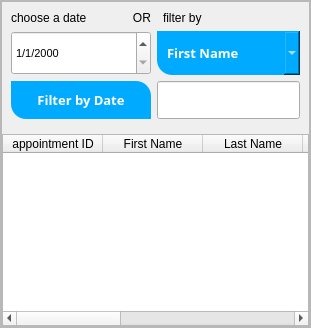
                          <widget class="QFrame" name="check_frame">
                           <property name="sizePolicy">
                            <sizepolicy hsizetype="Expanding" vsizetype="Expanding">
                             <horstretch>0</horstretch>
                             <verstretch>0</verstretch>
                            </sizepolicy>
                           </property>
                           <property name="maximumSize">
                            <size>
                             <width>16777215</width>
                             <height>16777215</height>
                            </size>
                           </property>
                           <property name="styleSheet">
                            <string notr="true"/>
                           </property>
                           <property name="frameShape">
                            <enum>QFrame::StyledPanel</enum>
                           </property>
                           <property name="frameShadow">
                            <enum>QFrame::Raised</enum>
                           </property>
                           <layout class="QVBoxLayout" name="verticalLayout_8">
                            <property name="leftMargin">
                             <number>0</number>
                            </property>
                            <property name="topMargin">
                             <number>0</number>
                            </property>
                            <property name="rightMargin">
                             <number>0</number>
                            </property>
                            <property name="bottomMargin">
                             <number>0</number>
                            </property>
                            <item>
                             <widget class="QFrame" name="frame_14">
                              <property name="sizePolicy">
                               <sizepolicy hsizetype="Expanding" vsizetype="Expanding">
                                <horstretch>0</horstretch>
                                <verstretch>0</verstretch>
                               </sizepolicy>
                              </property>
                              <property name="frameShape">
                               <enum>QFrame::StyledPanel</enum>
                              </property>
                              <property name="frameShadow">
                               <enum>QFrame::Raised</enum>
                              </property>
                              <layout class="QVBoxLayout" name="verticalLayout_2">
                               <property name="leftMargin">
                                <number>0</number>
                               </property>
                               <property name="topMargin">
                                <number>0</number>
                               </property>
                               <property name="rightMargin">
                                <number>0</number>
                               </property>
                               <property name="bottomMargin">
                                <number>0</number>
                               </property>
                               <item>
                                <widget class="QFrame" name="frame_2">
                                 <property name="maximumSize">
                                  <size>
                                   <width>16777215</width>
                                   <height>150</height>
                                  </size>
                                 </property>
                                 <property name="styleSheet">
                                  <string notr="true"/>
                                 </property>
                                 <property name="frameShape">
                                  <enum>QFrame::NoFrame</enum>
                                 </property>
                                 <property name="frameShadow">
                                  <enum>QFrame::Plain</enum>
                                 </property>
                                 <property name="lineWidth">
                                  <number>3</number>
                                 </property>
                                 <layout class="QGridLayout" name="gridLayout_4">
                                  <item row="0" column="0">
                                   <widget class="QLabel" name="label_2">
                                    <property name="minimumSize">
                                     <size>
                                      <width>0</width>
                                      <height>0</height>
                                     </size>
                                    </property>
                                    <property name="maximumSize">
                                     <size>
                                      <width>16777215</width>
                                      <height>30</height>
                                     </size>
                                    </property>
                                    <property name="font">
                                     <font/>
                                    </property>
                                    <property name="styleSheet">
                                     <string notr="true"/>
                                    </property>
                                    <property name="text">
                                     <string>choose a date              OR</string>
                                    </property>
                                   </widget>
                                  </item>
                                  <item row="0" column="2">
                                   <widget class="QLabel" name="label_36">
                                    <property name="sizePolicy">
                                     <sizepolicy hsizetype="Expanding" vsizetype="Preferred">
                                      <horstretch>0</horstretch>
                                      <verstretch>0</verstretch>
                                     </sizepolicy>
                                    </property>
                                    <property name="font">
                                     <font/>
                                    </property>
                                    <property name="styleSheet">
                                     <string notr="true"/>
                                    </property>
                                    <property name="text">
                                     <string>filter by</string>
                                    </property>
                                   </widget>
                                  </item>
                                  <item row="1" column="0">
                                   <widget class="QDateEdit" name="date_check_edit">
                                    <property name="sizePolicy">
                                     <sizepolicy hsizetype="Expanding" vsizetype="Fixed">
                                      <horstretch>0</horstretch>
                                      <verstretch>0</verstretch>
                                     </sizepolicy>
                                    </property>
                                    <property name="minimumSize">
                                     <size>
                                      <width>0</width>
                                      <height>44</height>
                                     </size>
                                    </property>
                                    <property name="font">
                                     <font>
                                      <pointsize>8</pointsize>
                                     </font>
                                    </property>
                                    <property name="styleSheet">
                                     <string notr="true"/>
                                    </property>
                                    <property name="displayFormat">
                                     <string>d/M/yyyy</string>
                                    </property>
                                   </widget>
                                  </item>
                                  <item row="1" column="1" colspan="2">
                                   <widget class="QComboBox" name="filter_values_combobox">
                                    <property name="sizePolicy">
                                     <sizepolicy hsizetype="Preferred" vsizetype="Expanding">
                                      <horstretch>0</horstretch>
                                      <verstretch>0</verstretch>
                                     </sizepolicy>
                                    </property>
                                    <property name="font">
                                     <font>
                                      <family>Comfortaa</family>
                                      <pointsize>10</pointsize>
                                      <weight>50</weight>
                                      <italic>false</italic>
                                      <bold>false</bold>
                                     </font>
                                    </property>
                                    <property name="styleSheet">
                                     <string notr="true">background-color: rgb(0, 170, 255);
color: rgb(255, 255, 255);

font: 10pt &quot;Comfortaa&quot;;
font-size: 13px;
	font-weight: bold;
	border-top-right-radius: 15px;
	border-top-left-radius: 0px;
	border-bottom-right-radius: 0px;
	border-bottom-left-radius: 15px;
	padding: 10px;
	font: 10pt &quot;Comfortaa&quot;;</string>
                                    </property>
                                    <item>
                                     <property name="text">
                                      <string>First Name</string>
                                     </property>
                                    </item>
                                    <item>
                                     <property name="text">
                                      <string>Last Name</string>
                                     </property>
                                    </item>
                                    <item>
                                     <property name="text">
                                      <string>Phone Number</string>
                                     </property>
                                    </item>
                                    <item>
                                     <property name="text">
                                      <string>Appointment ID</string>
                                     </property>
                                    </item>
                                   </widget>
                                  </item>
                                  <item row="2" column="1" colspan="2">
                                   <widget class="QLineEdit" name="search_edit_appt">
                                    <property name="sizePolicy">
                                     <sizepolicy hsizetype="Expanding" vsizetype="Expanding">
                                      <horstretch>0</horstretch>
                                      <verstretch>0</verstretch>
                                     </sizepolicy>
                                    </property>
                                    <property name="minimumSize">
                                     <size>
                                      <width>0</width>
                                      <height>30</height>
                                     </size>
                                    </property>
                                    <property name="styleSheet">
                                     <string notr="true"/>
                                    </property>
                                   </widget>
                                  </item>
                                  <item row="2" column="0">
                                   <widget class="QPushButton" name="check_btn">
                                    <property name="enabled">
                                     <bool>true</bool>
                                    </property>
                                    <property name="font">
                                     <font>
                                      <family>Comfortaa</family>
                                      <pointsize>10</pointsize>
                                      <weight>50</weight>
                                      <italic>false</italic>
                                      <bold>false</bold>
                                     </font>
                                    </property>
                                    <property name="styleSheet">
                                     <string notr="true">background-color: rgb(0, 170, 255);
color: rgb(255, 255, 255);
font-size: 13px;
	font-weight: bold;
	border-top-right-radius: 15px;
	border-top-left-radius: 0px;
	border-bottom-right-radius: 0px;
	border-bottom-left-radius: 15px;
	padding: 10px;
	font: 10pt &quot;Comfortaa&quot;;</string>
                                    </property>
                                    <property name="text">
                                     <string>Filter by Date</string>
                                    </property>
                                    <property name="icon">
                                     <iconset>
                                      <normaloff>icons/icons8-check-24.png</normaloff>icons/icons8-check-24.png</iconset>
                                    </property>
                                   </widget>
                                  </item>
                                 </layout>
                                </widget>
                               </item>
                               <item>
                                <widget class="QTableWidget" name="check_table">
                                 <property name="styleSheet">
                                  <string notr="true"/>
                                 </property>
                                 <property name="editTriggers">
                                  <set>QAbstractItemView::NoEditTriggers</set>
                                 </property>
                                 <column>
                                  <property name="text">
                                   <string>appointment ID</string>
                                  </property>
                                 </column>
                                 <column>
                                  <property name="text">
                                   <string>First Name</string>
                                  </property>
                                 </column>
                                 <column>
                                  <property name="text">
                                   <string>Last Name</string>
                                  </property>
                                 </column>
                                 <column>
                                  <property name="text">
                                   <string>Date</string>
                                  </property>
                                 </column>
                                 <column>
                                  <property name="text">
                                   <string>From</string>
                                  </property>
                                 </column>
                                 <column>
                                  <property name="text">
                                   <string>To</string>
                                  </property>
                                 </column>
                                 <column>
                                  <property name="text">
                                   <string>Phone Number</string>
                                  </property>
                                 </column>
                                 <column>
                                  <property name="text">
                                   <string>patient ID</string>
                                  </property>
                                 </column>
                                </widget>
                               </item>
                              </layout>
                             </widget>
                            </item>
                           </layout>
                          </widget>
